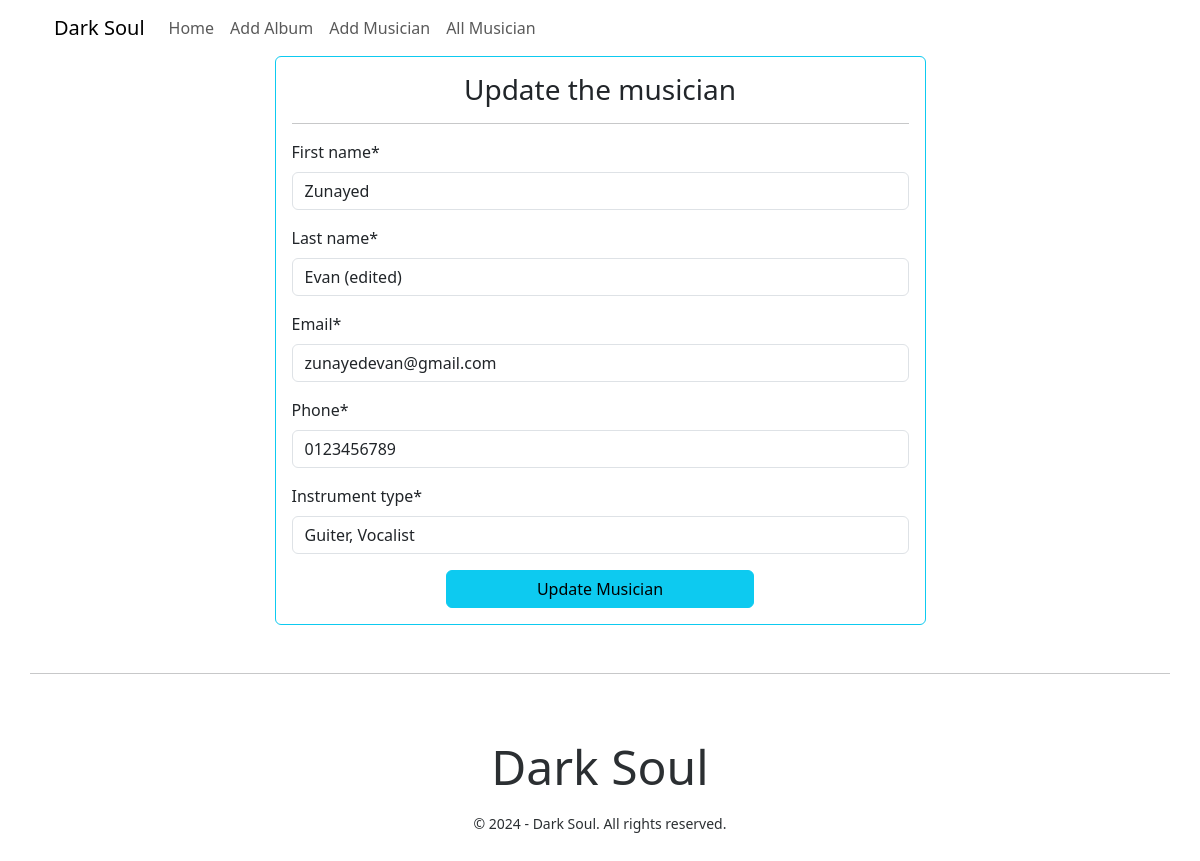
Page /musicians/update_musician/2/ on the committed database.
### musician/models.py (models this page shows, shortened)
class Musician(models.Model):
    first_name = models.CharField(max_length=50)
    last_name = models.CharField(max_length=50)
    email = models.EmailField()
    phone = models.CharField(max_length=11)
    instrument_type = models.CharField(max_length=255)

### musician/views.py (the view)
# urls.py: path('update_musician/<int:id>/', views.updateMusician, name='update_musician'),
def updateMusician(request, id):
    musician = Musician.objects.get(pk=id)
    form = MusicianForm(instance=musician)
    if request.method == 'POST':
        form = MusicianForm(request.POST,instance=musician)
        if form.is_valid():
            form.save()
            return redirect('musicians')
    form_type = 'update'
    context = {'form' : form, 'form_type':form_type}
    return render(request, 'musician/add_musician.html', context)

### musician/forms.py
class MusicianForm(forms.ModelForm):
    class Meta:
        model = Musician
        fields = '__all__'

### musician/templates/musician/add_musician.html (shortened to what this page needs)
{% extends "base.html" %}
{% block content %}
{% load crispy_forms_tags %}
<div class="col-md-7 m-auto p-3 border border-info rounded">
    <div>
        {% if form_type == 'update' %}
        <h3 class="text-center">Update the musician</h3>
        {% else %}
        <h3 class="text-center">Add a new musician</h3>
        {% endif %}
        <hr>
        <form action="" method="post">
            {{form | crispy}}
            {% if form_type == 'update' %}
            <input type="submit" value="Update Musician" class="btn btn-info px-5 d-grid gap-2 col-6 mx-auto">
            {% else %}
            <input type="submit" value="Add Musician" class="btn btn-info px-5 d-grid gap-2 col-6 mx-auto">
            {% endif %}
        </form>
    </div>
</div>
{% endblock content %}

### rows in the picture
Musician: first_name "Zunayed", last_name "Evan (edited)", email "zunayedevan@gmail.com", phone "0123456789", instrument_type "Guiter, Vocalist"
